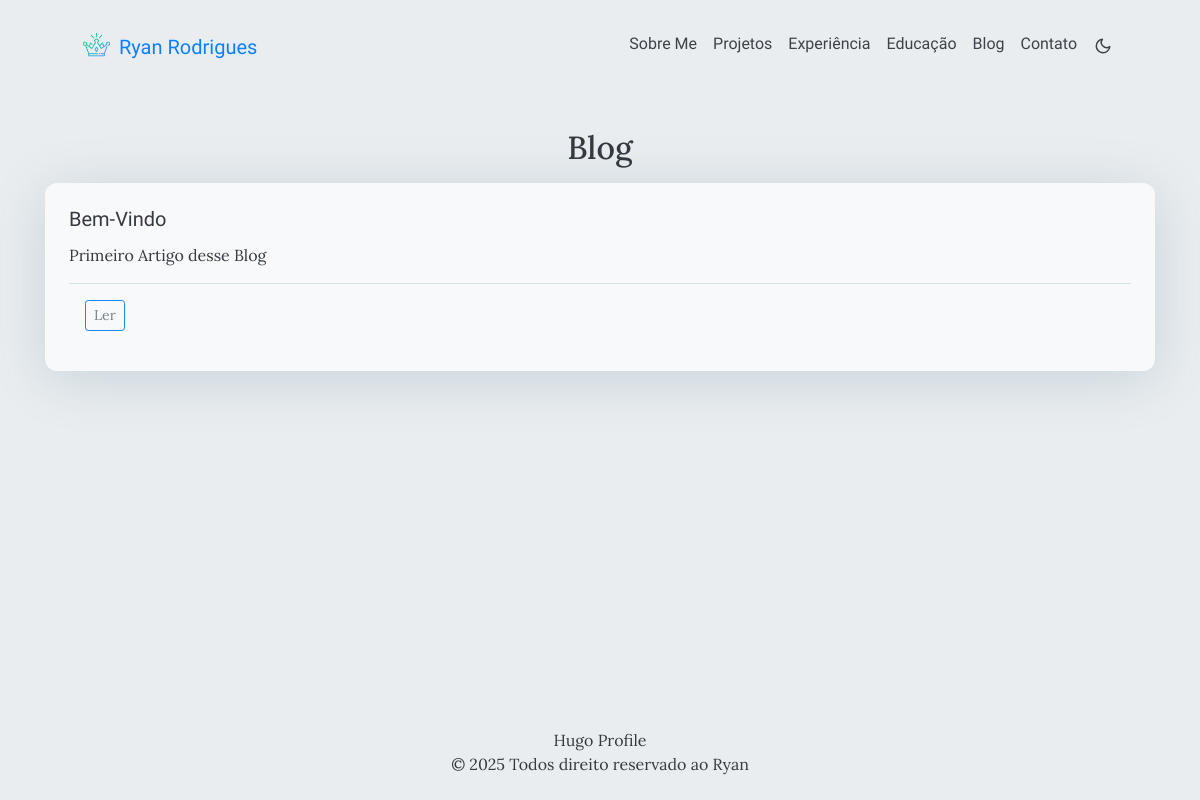
/blog/, run on an earlier commit of the app's database.
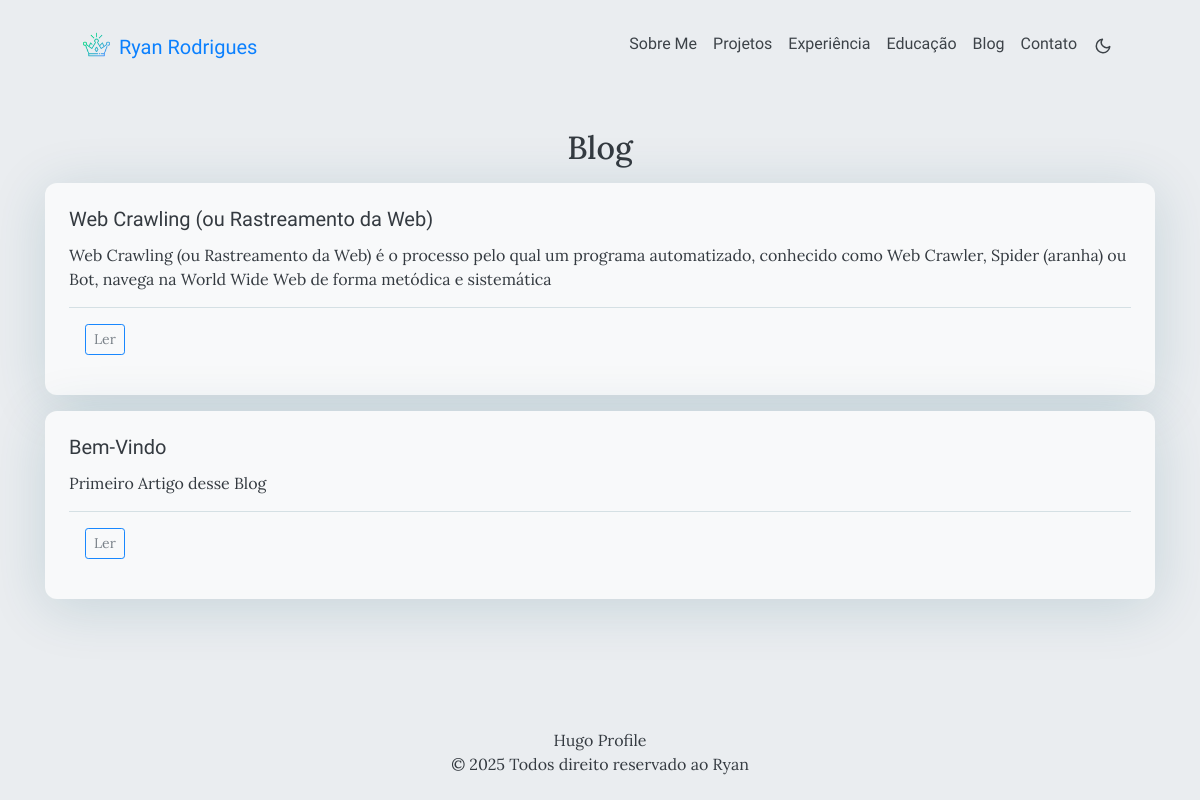
And on a later commit of the database.
### database/post.py (models this page shows, shortened)
class Post(db.Model):
    __tablename__ = 'Post'
    id = db.Column(db.Integer, primary_key=True)
    titulo = db.Column(db.String(100), nullable=False)
    trecho = db.Column(db.Text, nullable=False)
    data_criacao = db.Column(db.DateTime, nullable=False, default=datetime.utcnow)
    rota = db.Column(db.String(50), nullable=False)
    @staticmethod
    def lista_post_descrecente():
        posts = Post.query.order_by(Post.data_criacao.desc()).all()
        return posts

### routes/route.py (the view)
@app.route('/blog/')
def page_blog():
    posts = Post.lista_post_descrecente()
    return render_template("blog.html", posts=posts)

### templates/blog.html
{% extends "template.html" %}
{% block content %}
<main id="home-post">
    <div class="container pt-5" id="list-page">
        <h2 class="text-center pb-2">Blog</h2>
        {% for post in posts %}
            <div class="card w-100 mb-3">
                <div class="card-body bg-transparent p-4 shadow-sm">
                    <h5 class="primary-font card-title">{{ post.titulo }}</h5>
                    <p class="card-text secondary-font">{{ post.trecho }}</p>
                    <div class="mt-auto post-footer bg-transparent py-3">
                        <a href="{{ url_for('post_mostrar', post_id=post.id) }}" class="float-end btn btn-outline-info btn-sm">Ler</a>
                    </div>
                </div>
            </div>
        {% endfor %}
    </div>
</main>
{% endblock %}

### templates/template.html (shortened to what this page needs)
<!DOCTYPE html>
<html lang="pt-BR" class="fontawesome-i2svg-active fontawesome-i2svg-complete">
<head>
    <link rel="stylesheet" href="{{ url_for('static', filename='css/bootstrap.css') }}">
    <link rel="stylesheet" href="{{ url_for('static', filename='css/font.css') }}">
    <link rel="stylesheet" href="{{ url_for('static', filename='css/header.css') }}">
    <link rel="stylesheet" href="{{ url_for('static', filename='css/gallery.css') }}">
    <link rel="stylesheet" href="{{ url_for('static', filename='css/index.css') }}">
    <link rel="stylesheet" href="{{ url_for('static', filename='css/theme.css') }}">
    <link rel="stylesheet" href="{{ url_for('static', filename='css/list.css') }}">
    <link rel="stylesheet" href="{{ url_for('static', filename='css/main.css') }}">
</head>
<body class="d-flex flex-column min-vh-100">
    <header id="profile-header">
        <nav class="pt-3 navbar navbar-expand-lg animate">
            <div class="container-fluid mx-xs-2 mx-sm-5 mx-md-5 mx-lg-5">
                <a class="navbar-brand primary-font text-wrap" href="/">
                   <img src="{{ url_for('static', filename='img/coroa.png') }}" width="35" height="35" class="d-inline-block align-bottom"> Ryan Rodrigues
                </a>
                <div class="collapse navbar-collapse text-wrap primary-font" id="navbarContent">
                    <ul class="navbar-nav ml-auto text-center">
                        <li class="nav-item navbar-text">
                            <a class="nav-link" href="/#about" aria-label="about">Sobre Me</a>
                        </li>
                        <li class="nav-item navbar-text">
                            <a class="nav-link" href="/#projects" aria-label="education">Projetos</a>
                        </li>
                         <li class="nav-item navbar-text">
                            <a class="nav-link" href="/#experience" aria-label="experience">Experiência</a>
                        </li>
                        <li class="nav-item navbar-text">
                            <a class="nav-link" href="/#education" aria-label="education">Educação</a>
                        </li>
                        <li class="nav-item navbar-text">
                            <a class="nav-link" href="{{ url_for('page_blog') }}" aria-label="archieve">Blog</a>
                        </li>
                        <li class="nav-item navbar-text">
                            <a class="nav-link" href="/#contact" aria-label="contact">Contato</a>
                        </li>
                        <li class="nav-item navbar-text">
                            <div class="text-center">
                                <button id="theme-toggle">
                                    <svg id="moon" width="24" height="24" viewBox="0 0 24 24" fill="none" stroke="currentcolor" stroke-width="2" stroke-linecap="round" stroke-linejoin="round"><path d="M21 12.79A9 9 0 1111.21 3 7 7 0 0021 12.79z"></path></svg>
                                </button>
                            </div>
                        </li>
                    </ul>
                </div>
            </div>
        </nav>
    </header>
{% block content %}
{% endblock %}
    <footer class="mt-auto">
            <div class="row justify-content-center">
                <div class="col-md-4 text-center">
                    <div class="pb-2">
                        <a href="https://themes.gohugo.io">Hugo Profile</a>
                        <p>© 2025 Todos direito reservado ao Ryan</p>
                    </div>
                </div>
            </div>
    </footer>
</body>
</html>

### static/css/header.css (style rules this page uses)
header { z-index: 10; position: relative; top: 0; }
header .navbar .navbar-nav a { color: var(--text-color) !important; }
#theme-toggle { background-color: var(--background-color) !important; color: var(--text-color) !important; }
.navbar-text { font-size: 16px !important; opacity: 0.95; white-space: nowrap; }
header .nav-link { transition: none !important; }
.navbar-brand { color: var(--primary-color) !important; opacity: 0.95; }

### static/css/index.css (style rules this page uses)
header .navbar.animate { animation: fade-up 0.5s ease-in; }

### static/css/theme.css (style rules this page uses)
#theme-toggle svg { height: 18px; }
button#theme-toggle { border: none; font-size: 26px; margin: auto; }

### static/css/list.css (style rules this page uses)
#list-page .card { background-color: var(--secondary-color) !important; box-shadow: 0px 8px 56px rgba(15, 80, 100, 0.16); border-radius: .75rem; cursor: context-menu; overflow: hidden; border: none; }
#list-page .card a { text-decoration: none; }
#list-page .post-footer { padding: .5rem 1rem; background-color: var(--secondary-color) !important; color: var(--text-color) !important; border-top: 1px solid rgba(15, 80, 100, 0.16); opacity: 0.9; }
#list-page .post-footer a { background-color: var(--secondary-color) !important; color: var(--text-secondary-color) !important; border-color: var(--primary-color) !important; transition: none; }

### static/css/main.css (style rules this page uses)
:root { --content-width: 1120px; --container-width: 810px; --light-primary-color: 255, 255, 255; --light-secondary-color: #dddddd; --light-tertiary-color: #272822; --light-text-color: black; }
:root { --text-color: #343a40; --text-secondary-color: #6c757d; --text-link-color: #007bff; --background-color: #eaedf0; --secondary-background-color: #64ffda1a; --primary-color: #007bff; --secondary-color: #f8f9fa; --text-color-dark: #e4e6eb; --text-secondary-color-dark: #b0b3b8; --text-link-color-dark: #ffffff; --background-color-dark: #18191a; --secondary-background-color-dark: #212529; --primary-color-dark: #ffffff; --secondary-color-dark: #212529; }
body { font-size: 1rem; font-weight: 400; line-height: 1.5; text-align: left; background-color: var(--background-color); color: var(--text-color); }
html { background-color: rgb(var(--light-primary-color)); color: var(--light-text-color); font-family: "Lato", sans-serif; font-size: var(--font-size); min-height: 100%; position: relative; scroll-behavior: smooth; }
html, body { height: 100%; }
a { color: inherit; }
img { height: auto; max-width: 100%; }

What changed in the data, as far as the page shows it:
added Post: titulo "Web Crawling (ou Rastreamento da Web)", trecho "Web Crawling (ou Rastreamento da Web) é o processo pelo qual um programa automatizado, conhecido como Web Crawler, Spider (aranha) ou Bot, navega na World Wide Web de forma metódica e sistemática"
